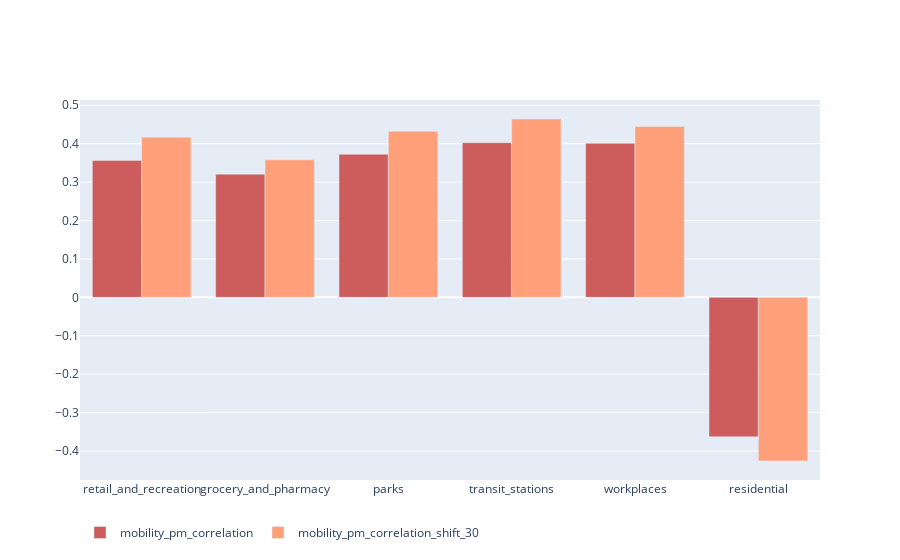

Notebook code for this chart:
### Code cell
fig = go.Figure()
fig.add_trace(go.Bar(
    x=mobility_pm_correlation.index,
    y=mobility_pm_correlation,
    name='mobility_pm_correlation',
    marker_color='indianred'
))
fig.add_trace(go.Bar(
    x=mobility_pm_correlation_shift_30.index,
    y=mobility_pm_correlation_shift_30,
    name='mobility_pm_correlation_shift_30',
    marker_color='lightsalmon'
))

fig.update_layout(barmode='group', xaxis_tickangle=-0, legend_orientation = 'h')
fig.show()

### Figure 1 — Plotly figure (JSON) as saved in the notebook; plotly's stock layout.template omitted (floating-point values rounded to 4 significant figures)
{"data": [{"marker": {"color": "indianred"}, "name": "mobility_pm_correlation", "type": "bar", "x": ["retail_and_recreation", "grocery_and_pharmacy", "parks", "transit_stations", "workplaces", "residential"], "y": [0.3566, 0.3208, 0.3725, 0.4027, 0.401, -0.363]}, {"marker": {"color": "lightsalmon"}, "name": "mobility_pm_correlation_shift_30", "type": "bar", "x": ["retail_and_recreation", "grocery_and_pharmacy", "parks", "transit_stations", "workplaces", "residential"], "y": [0.417, 0.3581, 0.4324, 0.4643, 0.4449, -0.426]}], "layout": {"barmode": "group", "legend": {"orientation": "h"}, "xaxis": {"tickangle": 0}}}
